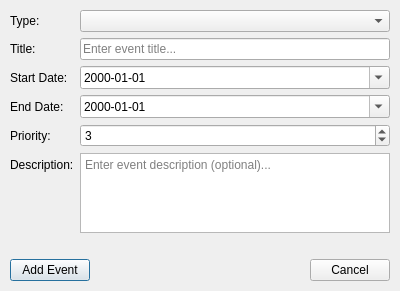
<?xml version="1.0" encoding="UTF-8"?>
<ui version="4.0">
 <class>AddEventDialog</class>
 <widget class="QDialog" name="AddEventDialog">
  <property name="geometry">
   <rect>
    <x>0</x>
    <y>0</y>
    <width>400</width>
    <height>291</height>
   </rect>
  </property>
  <property name="minimumSize">
   <size>
    <width>400</width>
    <height>0</height>
   </size>
  </property>
  <property name="windowTitle">
   <string>Add Timeline Event</string>
  </property>
  <layout class="QVBoxLayout" name="verticalLayout">
   <property name="leftMargin">
    <number>10</number>
   </property>
   <property name="topMargin">
    <number>10</number>
   </property>
   <property name="rightMargin">
    <number>10</number>
   </property>
   <property name="bottomMargin">
    <number>10</number>
   </property>
   <item>
    <layout class="QFormLayout" name="formLayout">
     <item row="0" column="0">
      <widget class="QLabel" name="typeLabel">
       <property name="text">
        <string>Type:</string>
       </property>
      </widget>
     </item>
     <item row="0" column="1">
      <widget class="QComboBox" name="typeCombo"/>
     </item>
     <item row="1" column="0">
      <widget class="QLabel" name="titleLabel">
       <property name="text">
        <string>Title:</string>
       </property>
      </widget>
     </item>
     <item row="1" column="1">
      <widget class="QLineEdit" name="titleEdit">
       <property name="placeholderText">
        <string>Enter event title...</string>
       </property>
      </widget>
     </item>
     <item row="2" column="0">
      <widget class="QLabel" name="startDateLabel">
       <property name="text">
        <string>Start Date:</string>
       </property>
      </widget>
     </item>
     <item row="2" column="1">
      <widget class="QDateEdit" name="startDateEdit">
       <property name="displayFormat">
        <string>yyyy-MM-dd</string>
       </property>
       <property name="calendarPopup">
        <bool>true</bool>
       </property>
      </widget>
     </item>
     <item row="3" column="0">
      <widget class="QLabel" name="endDateLabel">
       <property name="text">
        <string>End Date:</string>
       </property>
      </widget>
     </item>
     <item row="3" column="1">
      <widget class="QDateEdit" name="endDateEdit">
       <property name="displayFormat">
        <string>yyyy-MM-dd</string>
       </property>
       <property name="calendarPopup">
        <bool>true</bool>
       </property>
      </widget>
     </item>
     <item row="4" column="0">
      <widget class="QLabel" name="priorityLabel">
       <property name="text">
        <string>Priority:</string>
       </property>
      </widget>
     </item>
     <item row="4" column="1">
      <widget class="QSpinBox" name="prioritySpinner">
       <property name="toolTip">
        <string>Priority level (1=highest, 5=lowest)</string>
       </property>
       <property name="buttonSymbols">
        <enum>QAbstractSpinBox::ButtonSymbols::UpDownArrows</enum>
       </property>
       <property name="minimum">
        <number>1</number>
       </property>
       <property name="maximum">
        <number>5</number>
       </property>
       <property name="value">
        <number>3</number>
       </property>
      </widget>
     </item>
     <item row="5" column="0">
      <widget class="QLabel" name="descriptionLabel">
       <property name="text">
        <string>Description:</string>
       </property>
      </widget>
     </item>
     <item row="5" column="1">
      <widget class="QTextEdit" name="descriptionEdit">
       <property name="maximumSize">
        <size>
         <width>16777215</width>
         <height>100</height>
        </size>
       </property>
       <property name="placeholderText">
        <string>Enter event description (optional)...</string>
       </property>
      </widget>
     </item>
    </layout>
   </item>
   <item>
    <spacer name="horizontalSpacer">
     <property name="orientation">
      <enum>Qt::Orientation::Horizontal</enum>
     </property>
     <property name="sizeHint" stdset="0">
      <size>
       <width>40</width>
       <height>20</height>
      </size>
     </property>
    </spacer>
   </item>
   <item>
    <layout class="QHBoxLayout" name="horizontalLayout">
     <item>
      <widget class="QPushButton" name="addButton">
       <property name="text">
        <string>Add Event</string>
       </property>
       <property name="default">
        <bool>true</bool>
       </property>
      </widget>
     </item>
     <item>
      <spacer name="horizontalSpacer_2">
       <property name="orientation">
        <enum>Qt::Orientation::Horizontal</enum>
       </property>
       <property name="sizeHint" stdset="0">
        <size>
         <width>40</width>
         <height>20</height>
        </size>
       </property>
      </spacer>
     </item>
     <item>
      <widget class="QPushButton" name="cancelButton">
       <property name="text">
        <string>Cancel</string>
       </property>
      </widget>
     </item>
    </layout>
   </item>
  </layout>
 </widget>
 <resources/>
 <connections/>
</ui>
